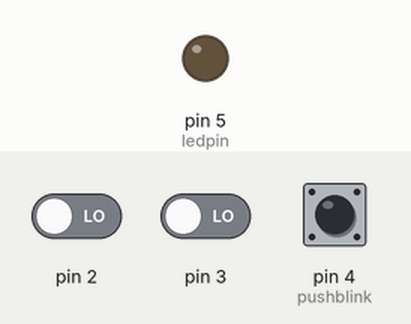
Bench run of a sketch on a simulated Arduino Uno, built with avr-gcc and run on an emulated ATmega328P. Parts: output pins drawn as LEDs (lit = HIGH). Dashed ring = blinking. Inputs (shaded band) come from the test bench; at power-on: pin 4 (pushblink) LOW, pin 3 LOW, pin 2 LOW.

Above: at 1.2 s.
1.3 s: pin 4 (pushblink) pulled HIGH for 0.15 s
At 2.1 s:
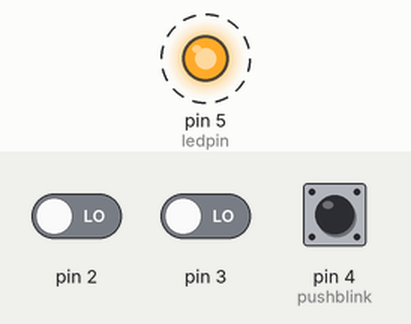
5.9 s: pin 3 driven HIGH
7.4 s: pin 4 (pushblink) pulled HIGH for 1 s
At 7.9 s:
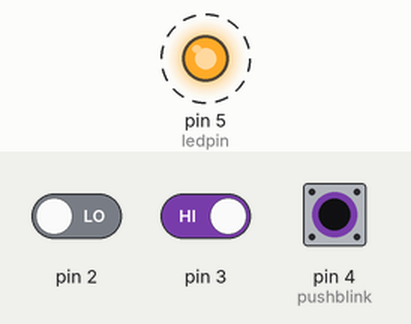
Timing chart, 0 to 12.4 s (numbered marks = the images above; inputs shaded):
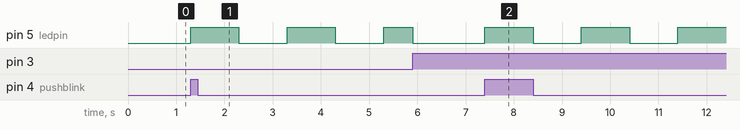

Measured:
- after the input at 1.3 s, pin 5 (ledpin): alternates HIGH for 1.0 s and LOW for 1.0 s, starting at once
- after the input at 7.4 s, pin 5 (ledpin): alternates HIGH for 1.0 s and LOW for 1.0 s, starting at once

The sketch:

control_an_LED_with_3_push_buttons.ino
```cpp
//Define pins for the 3 Pushbuttons
const byte pushon = 2;
const byte pushoff = 3;
const byte pushblink = 4;
//Define pin for the LED
const byte ledpin = 5;
//A Bool variable to indicate if blinking is active
volatile bool blinking = false;

void setup()
{
  //Define push buttons as INPUT
  for(int pin=2;pin<5;pin++)
  {
    pinMode(pin,INPUT);
  }
  //Define led as OUTPUT
  pinMode(ledpin,OUTPUT);
  //Activate the interrupts on pin2 and 3 with RISING edge
  attachInterrupt(digitalPinToInterrupt(2),TurnOn,RISING);
  attachInterrupt(digitalPinToInterrupt(3),TurnOff,RISING);
}

void loop()
{
  //Read the status of the pushbutton on pin 4 (blinking)
  int statuspush = digitalRead(pushblink);
  //If push button is pressed set blinking to true
  if(statuspush==HIGH)
  {
    blinking = true;
  }
  //If blinking is set to true call the blinking function
  while(blinking)
  {
    BlinkLed();
  }
}
//ISR for pushbutton on pin 2 to turn led on
void TurnOn()
{
  digitalWrite(ledpin,HIGH);
  blinking = false;
}
//ISR for pushbutton on pin 3 to turn led off
void TurnOff()
{
  digitalWrite(ledpin,LOW);
  blinking = false;
}
//Function for blinking the led
void BlinkLed()
{
  digitalWrite(ledpin,HIGH);
  delay(1000);
  //Check if the program was interrupted by push button pin 2
  if(blinking==false)
  {
    return;
  }
  digitalWrite(ledpin,LOW);
  delay(1000);
}
```
